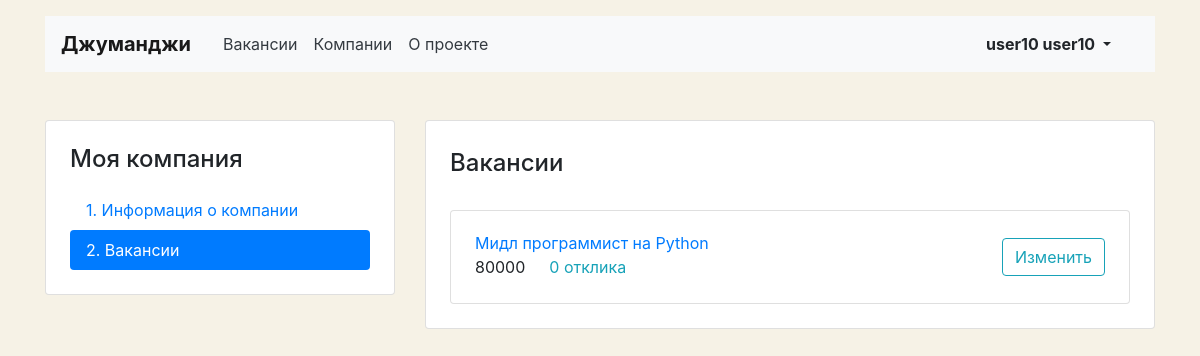
The page /personal/vacancy-list/ (signed in) on the database its author committed.
### app_vacancies/models.py (models this page shows)
class Vacancy(models.Model):
    title = models.CharField(max_length=50)
    specialty = models.ForeignKey(Specialty, on_delete=models.CASCADE, related_name="vacancies")
    company = models.ForeignKey(Company, on_delete=models.CASCADE, related_name="vacancies")
    skills = models.CharField(max_length=255)
    description = models.TextField()
    salary_min = models.IntegerField()
    salary_max = models.IntegerField()
    published_at = models.DateTimeField(auto_now=True)

### personal/views.py (the view)
# urls.py: path('vacancy-list/', vacancy_list, name='vacancy-list'),
def vacancy_list(request):
    user = request.user
    company = Company.objects.get(owner=user.pk)
    vacancies_of_company = Vacancy.objects.filter(company=company.pk).annotate(responses_count=Count('responses'))
    try:
        responses = Response.objects.filter(vacancy_id__in=vacancies_of_company)
    except Response.DoesNotExist:
        responses = None
    context = {
        'username': user.get_full_name(),
        'vacancies': vacancies_of_company,
        'responses': responses,
    }
    return render(request, 'vacancy-list.html', context=context)

### templates/vacancy-list.html
{% extends "base1.html" %}
{% block content %}
  <main class="container mt-3 pb-5">
    <div class="row mt-5">
      <div class="col-12 col-lg-4">
        <aside class="pt-3 pb-4 px-4 mb-5 card">
          <h1 class="h4 pt-2 pb-2">Моя компания</h1>
          <div class="nav flex-column nav-pills" id="v-pills-tab" role="tablist" aria-orientation="vertical">
            <a class="nav-link" href="{% url 'company-edit' %}">1. Информация о&nbsp;компании</a>
            <a class="nav-link active" href="{% url 'vacancy-list' %}">2. Вакансии</a>
          </div>
        </aside>
      </div>
      <div class="col-12 col-lg-8">
        <div class="card">
          <div class="card-body px-4 pb-4">
            <section class="tab-pane fade show active">
              <h2 class="h4 pt-2 pb-3">Вакансии</h2>
              {% for vacancy in vacancies %}
                  <div class="card mt-3">
                    <div class="card-body px-4">
                      <div class="row align-items-center">
                        <div class="col-6 col-lg-8">
                          <a href="#" class="mb-1">{{ vacancy.title }}</a>
                          <p class="mb-1">
                            <span class="mr-4">{{ vacancy.salary_min }}</span><a href="#" class="text-info">{{ vacancy.responses_count }} отклика</a>
                          </p>
                        </div>
                        <div class="col-6 col-lg-4 text-right">
                          <a href="{% url 'vacancy-edit' vacancy.id %}" class="btn btn-outline-info">Изменить</a>
                        </div>
                      </div>
                    </div>
                  </div>
              {% endfor %}
            </section>
          </div>
        </div>
      </div>
    </div>
  </main>
{% endblock %}

### templates/base1.html (style rules this page uses)
body { background-color: #F6F2E6; }

### rows shown on the page
Vacancy: title "Мидл программист на Python", salary_min "80000", responses_count "0"

### other values the page prints
{{ username }} "user10 user10"
